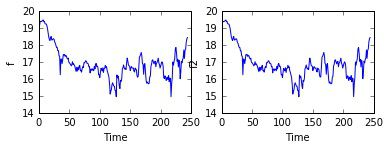

Write Python code to recreate this figure.
# -*- coding: utf-8
import numpy as np
import matplotlib.pyplot as plt

def main():
    # CSVのロード
    data = np.genfromtxt("nikkei.csv",delimiter=",", skip_header=1, dtype='float')
    
    # 5行目を抽出(日経平均株価の終値)
    f = data[:,4]/1000.0

    # サンプル数
    N = len(f)
    
    # 高速フーリエ変換
    F = np.fft.fft(f)
    
    # 高速逆フーリエ変換
    f2 = np.fft.ifft(F)
 
    # グラフ作成
    plt.figure(1)
    
    # サンプル(日経平均株価)
    plt.subplot(221)
    plt.plot(f)
    plt.xlabel("Time")
    plt.ylabel("f")

    # 振幅
    plt.subplot(222)
    plt.plot(f2)
    plt.xlabel("Time")
    plt.ylabel("f2")
    
    # グラフ表示
    plt.show()
    
if __name__ == "__main__":
    main()
